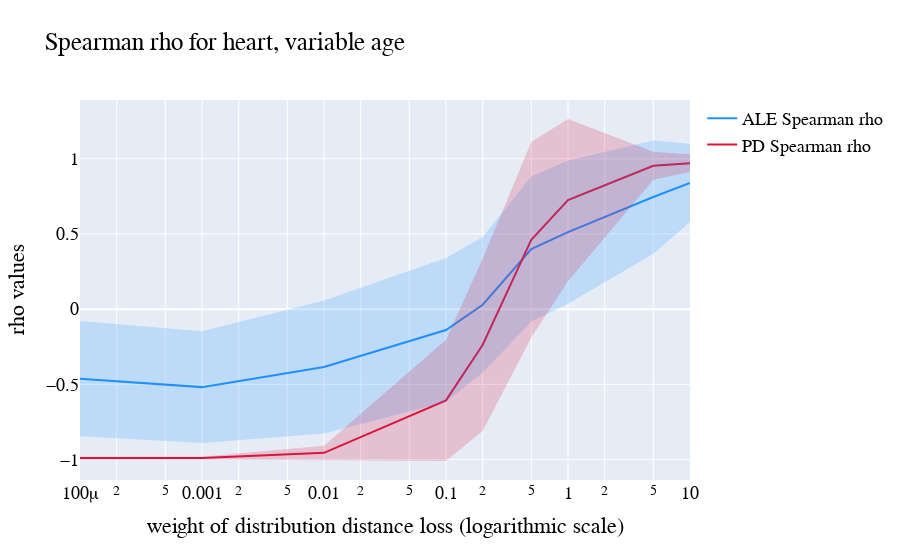

Notebook code cell kept with this figure:
### Code cell
weight_plot("heart", "age", sizes=[32, 64, 128])

### Figure 1 — Plotly figure (JSON) as saved in the notebook; plotly's stock layout.template omitted (floating-point values rounded to 4 significant figures)
{"data": [{"line": {"color": "rgba(30,144,255,1)"}, "mode": "lines", "name": "ALE Spearman rho", "type": "scatter", "x": [0, 0.0001, 0.001, 0.01, 0.1, 0.2, 0.5, 1, 5, 10], "y": [-0.5361, -0.462, -0.5183, -0.3844, -0.1386, 0.02911, 0.3989, 0.5126, 0.7455, 0.8393]}, {"line": {"color": "rgba(220,20,60,1)"}, "mode": "lines", "name": "PD Spearman rho", "type": "scatter", "x": [0, 0.0001, 0.001, 0.01, 0.1, 0.2, 0.5, 1, 5, 10], "y": [-0.9865, -0.9918, -0.9903, -0.9552, -0.6066, -0.2362, 0.4614, 0.7249, 0.9532, 0.9706]}, {"fill": "toself", "fillcolor": "rgba(30,144,255,0.2)", "hoverinfo": "skip", "line": {"color": "rgba(255,255,255,0)"}, "showlegend": false, "type": "scatter", "x": [0, 0.0001, 0.001, 0.01, 0.1, 0.2, 0.5, 1, 5, 10, 10, 5, 1, 0.5, 0.2, 0.1, 0.01, 0.001, 0.0001, 0], "y": [-0.1668, -0.07902, -0.1464, 0.05729, 0.3402, 0.4791, 0.8818, 0.9889, 1.122, 1.099, 0.5793, 0.369, 0.0364, -0.0839, -0.4208, -0.6175, -0.8261, -0.8903, -0.8449, -0.9054]}, {"fill": "toself", "fillcolor": "rgba(220,20,60,0.2)", "hoverinfo": "skip", "line": {"color": "rgba(255,255,255,0)"}, "showlegend": false, "type": "scatter", "x": [0, 0.0001, 0.001, 0.01, 0.1, 0.2, 0.5, 1, 5, 10, 10, 5, 1, 0.5, 0.2, 0.1, 0.01, 0.001, 0.0001, 0], "y": [-0.9673, -0.9823, -0.9809, -0.9082, -0.2035, 0.3369, 1.111, 1.264, 1.046, 1.029, 0.9126, 0.86, 0.1854, -0.1886, -0.8094, -1.01, -1.002, -0.9996, -1.001, -1.006]}], "layout": {"font": {"color": "black", "family": "Courier New, monospace", "size": 18}, "title": {"text": "Spearman rho for heart, variable age"}, "xaxis": {"title": {"text": "weight of distribution distance loss (logarithmic scale)"}, "type": "log"}, "yaxis": {"title": {"text": "rho values"}}}}
